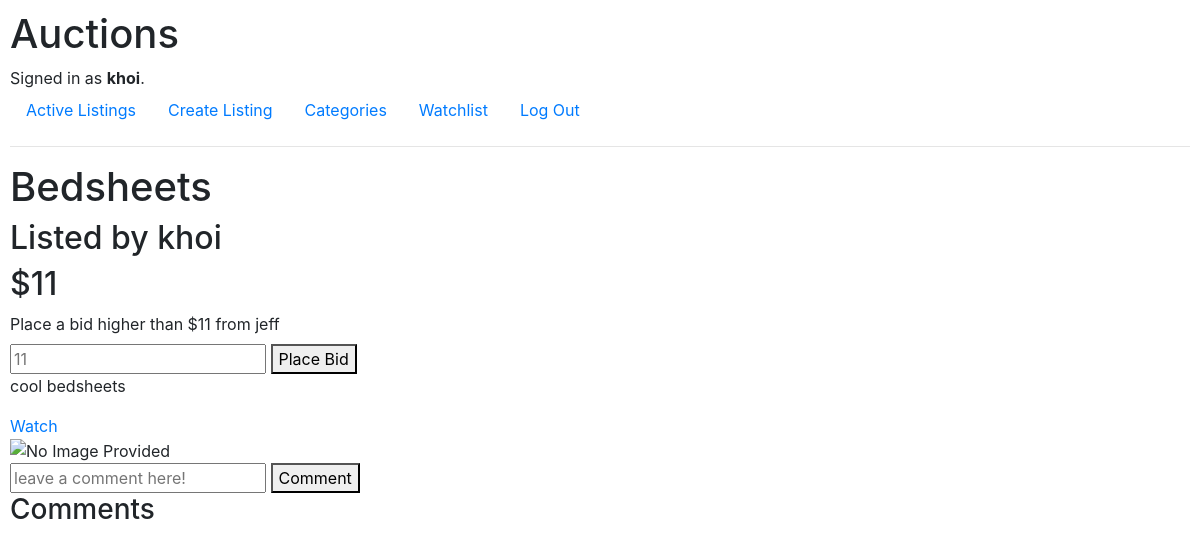
Screenshot of /view/4 (signed in) with the database file from the repository.
### auctions/models.py (models this page shows, shortened)
class User(AbstractUser):
    watchlist = models.ManyToManyField(Listing, blank = True, null = True, related_name = "watched")
    listing = models.ManyToManyField(Listing, null = True,blank = True,)

class Listing(models.Model):
    title = models.CharField(max_length = 64, blank=False)
    description = models.TextField(blank = False)
    price = models.IntegerField(blank = False)
    category_choices = [
        ('NON', ''),
        ('FAS', 'Fashion'),
        ('TOY', 'Toys'),
        ('ELC', 'Electronics'),
        ('HOM', 'Home'),
        ('CAR', 'Cars')
    ]
    category = models.CharField(max_length=3, choices = category_choices, blank = True)
    img_url = models.TextField(blank = True)
    closed =models.BooleanField(default=False)

class Bid(models.Model):
    price = models.IntegerField()
    bidder = models.ForeignKey(User, null = False, on_delete = models.CASCADE, related_name = "bidder")
    bid = models.ForeignKey(Listing, null = True, blank = True, related_name = "listing_bid", on_delete=models.CASCADE)

### auctions/views.py (the view)
# urls.py: path("view/<int:listing_id>", views.viewListing, name = "view_listing"),
def viewListing(request, listing_id):
    listing = Listing.objects.get(id = listing_id)
    u = Bid.objects.filter(bid__id = listing_id).earliest('id')
    comments = Comment.objects.filter(listing__id=listing_id).all()
    price=Bid.objects.filter(bid__id=listing_id).latest('id')
    closed = listing.closed
    if closed and price.bidder == request.user:
        messages.success(request, "Congratulations! You won the auction!")
    return render(request, "auctions/individualListing.html", context = {
        "listing":listing,
        "comments":comments,
        "user_listing":u,
        "price":price,
        "closed":closed,
    })

### auctions/templates/auctions/individualListing.html (shortened to what this page needs)
{% extends 'auctions/layout.html' %}
{% block body %}
<div class = "box">
    <h1>{{listing.title}}</h1>
    <h2>Listed by {{user_listing.bidder}}</h2>
        <h2>${{price.price}}</h2>
        {% if user.is_authenticated %}
            {% if not closed %}
                <form action = "{% url 'bid' listing.id %}" method = "POST">
                        <label for = "bid">Place a bid higher than ${{price.price}} from {{price.bidder}}</label><br>
                        <input name = "bid" type = "number" placeholder = "{{price.price}}">
                        <button>Place Bid</button>
                </form>
        {% endif %}
    <p>{{listing.description}}</p>
        <a href = "{% url 'watch' listing.id %}">Watch</a>
    {% endif %}
    <div>
        <img src = "{{listing.img_url}}" alt = "No Image Provided"/>
    </div>
    {% if user.is_authenticated %}
    <form action = "{% url 'comment' listing.id %}" method = "POST">
        <input name = "comment" type = "text" placeholder = "leave a comment here!">
        <button>Comment</button>
    </form>
    {% endif %}
    <h3>Comments</h3>
</div>
{% endblock %}

### auctions/templates/auctions/layout.html (shortened to what this page needs)
{% load static %}
<!DOCTYPE html>
<html lang="en">
    <head>
        <link rel="stylesheet" href="https://stackpath.bootstrapcdn.com/bootstrap/4.4.1/css/bootstrap.min.css">
        <link href="{% static 'auctions/styles.css' %}" rel="stylesheet">
    </head>
    <body>
        <h1>Auctions</h1>
        <div>
            {% if user.is_authenticated %}
                Signed in as <strong>{{ user.username }}</strong>.
            {% else %}
                Not signed in.
            {% endif %}
        </div>
        <ul class="nav">
            <li class="nav-item">
                <a class="nav-link" href="{% url 'index' %}">Active Listings</a>
            </li>
            {% if user.is_authenticated %}
                <li class="nav-item">
                    <a class="nav-link" href="{% url 'create' %}">Create Listing</a>
                </li>
                <li class="nav-item">
                    <a class="nav-link" href="{% url 'categories' %}">Categories</a>
                </li>
                <li class="nav-item">
                    <a class="nav-link" href="{% url 'watchlist' %}">Watchlist</a>
                </li>
                <li class="nav-item">
                    <a class="nav-link" href="{% url 'logout' %}">Log Out</a>
                </li>
            {% endif %}
        </ul>
        <hr>
        {% block body %}
        {% endblock %}
    </body>
</html>

### auctions/static/auctions/styles.css (style rules this page uses)
body { padding: 10px; }

### rows the page displays
User: username "khoi"
Listing: title "Bedsheets", description "cool bedsheets"
Bid: bidder "khoi"
Bid: price "11", bidder "jeff", bid "11"
